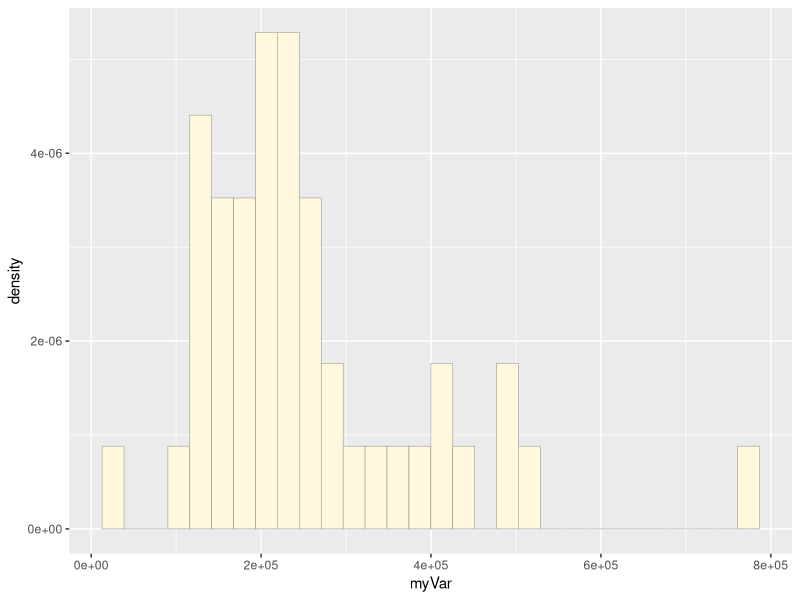
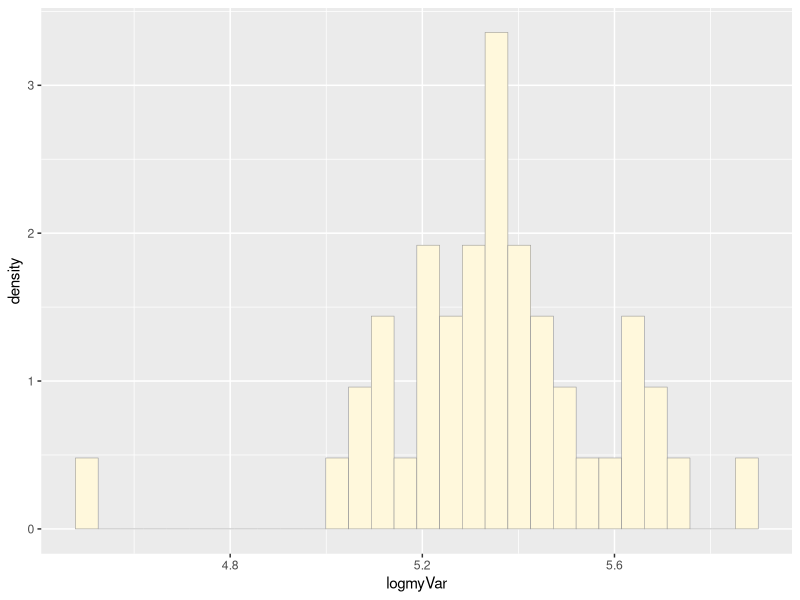
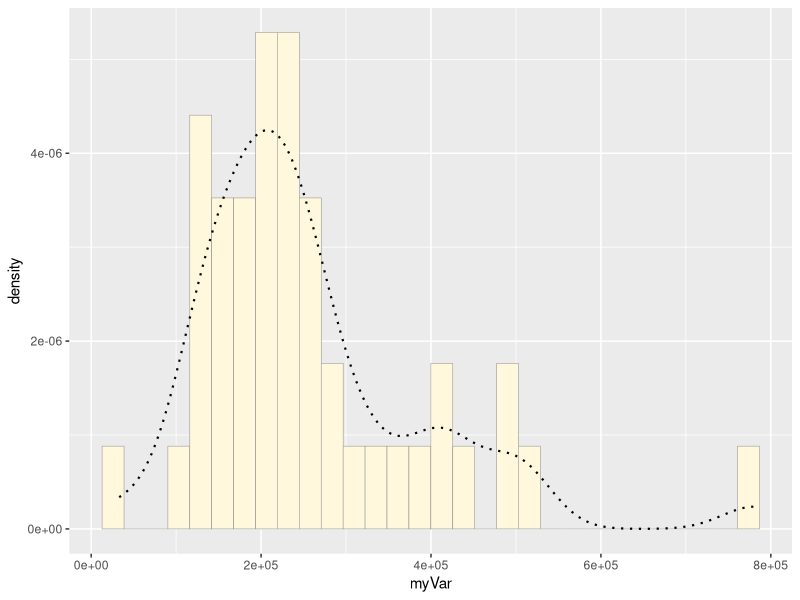
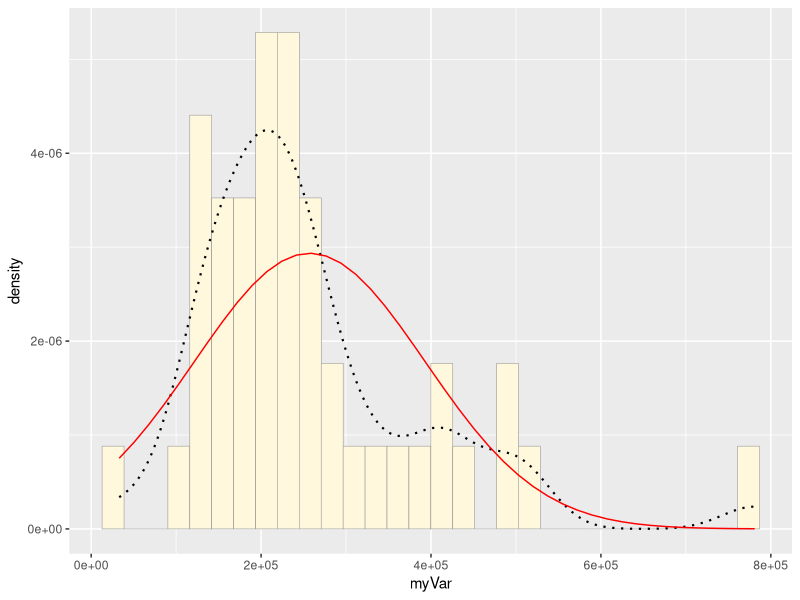
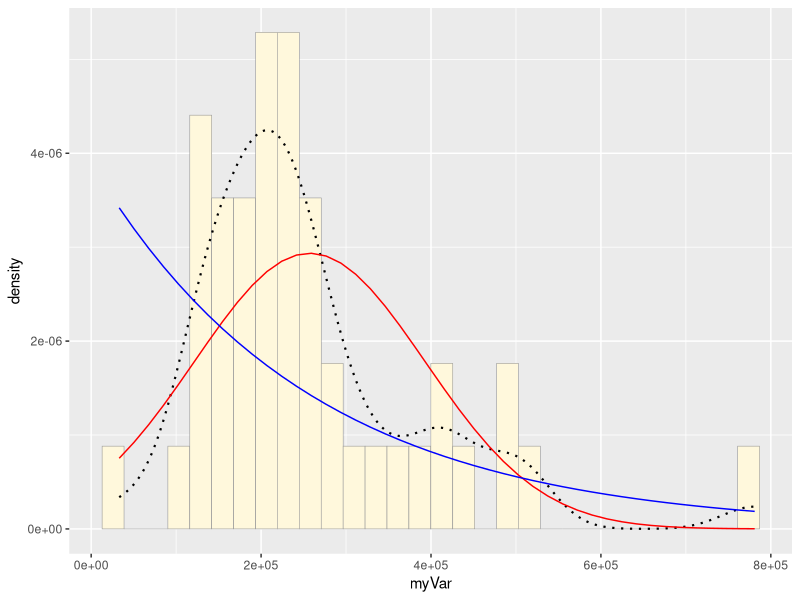
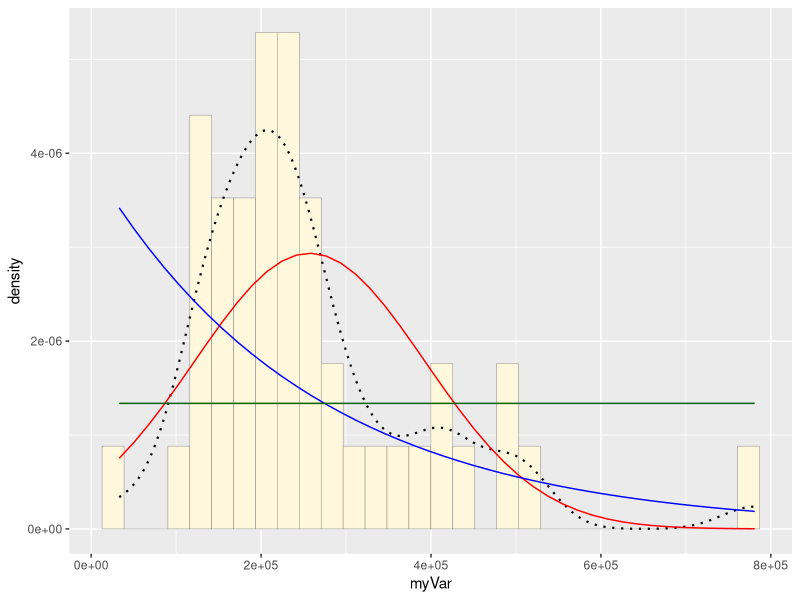
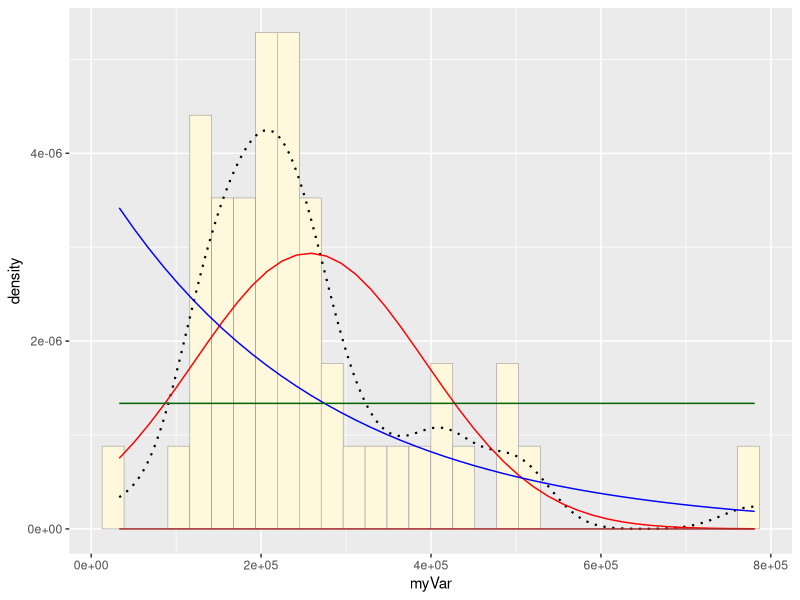
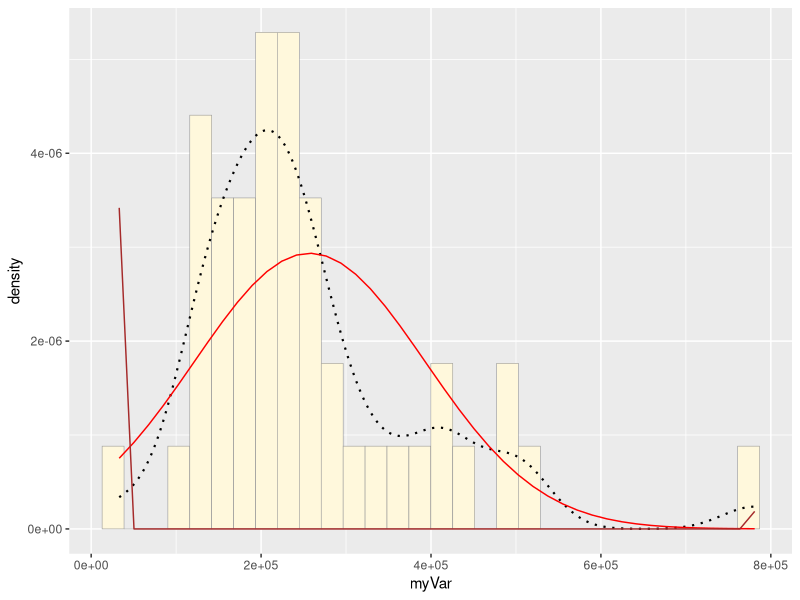

Reproduce these figures in R, in order. (Note: this script raises an error after producing the figures.)
getwd()
setwd("C:/Users/jbarlow/Documents/Computational Biology/Bio381_2018")

library(ggplot2)
library(ggthemes)
library(MASS)

z <- read.table("sa_sts.txt",header = TRUE, stringsAsFactors=FALSE)

class(z$BTM_SCC)
class(z$myVar)

z$myVar <- as.numeric(z$BTM_SCC)
z$logmyVar <- log10(z$BTM_SCC)


head(z)

summary(z$myVar)
summary(z$logmyVar)

p1 <- ggplot(data=z, aes(x=myVar, y=..density..)) +
  geom_histogram(color="grey60",fill="cornsilk",size=0.2) 
print(p1)

# on log transformed data
p2 <- ggplot(data=z, aes(x=logmyVar, y=..density..)) +
  geom_histogram(color="grey60",fill="cornsilk",size=0.2) 
print(p2)

p1 <-  p1 +  geom_density(linetype="dotted",size=0.75)
print(p1)

normPars <- fitdistr(z$myVar,"normal")
print(normPars)

str(normPars)
normPars$estimate["mean"] # note structure of getting a named attribute

#overlay normal
meanML <- normPars$estimate["mean"]
sdML <- normPars$estimate["sd"]

xval <- seq(min(z$myVar),max(z$myVar),len=length(z$myVar))
print(xval)

stat <- stat_function(aes(x = xval, y = ..y..), fun = dnorm, colour="red", n = length(z$myVar), args = list(mean = meanML, sd = sdML))
p1 + stat

# overlay exponential
expoPars <- fitdistr(z$myVar,"exponential")
rateML <- expoPars$estimate["rate"]

stat2 <- stat_function(aes(x = xval, y = ..y..), fun = dexp, colour="blue", n = length(z$myVar), args = list(rate=rateML))
p1 + stat + stat2

# overlay uniform
stat3 <- stat_function(aes(x = xval, y = ..y..), fun = dunif, colour="darkgreen", n = length(z$myVar), args = list(min=min(z$myVar), max=max(z$myVar)))
p1 + stat + stat2 + stat3

# overlay gamma

z2 <- z[z$myVar>0,]
gammaPars <- fitdistr(z$myVar/10, "gamma", start=list(shape = 1, rate = 0.1), lower = 0.01)
shapeML <- gammaPars$estimate["shape"]
rateML <- gammaPars$estimate["rate"]

stat4 <- stat_function(aes(x = xval, y = ..y..), fun = dgamma, colour="brown", n = length(z$myVar), args = list(shape=shapeML, rate=rateML))
p1 + stat + stat2 + stat3 + stat4

#overlay genometric - does not work well

geoPars <- fitdistr(z$myVar,"geometric")
geoprob<-geoPars$estimate["prob"]
print(geoPars)
print(geoprob)

stat5 <- stat_function(aes(x = xval, y = ..y..), fun = dgeom, colour="brown", n = length(z$myVar), args = list(prob=geoprob))
p1 + stat + stat5

# repeat on log transformed data
p2 <- ggplot(data=z, aes(x=logmyVar, y=..density..)) +
  geom_histogram(color="grey60",fill="cornsilk",size=0.2) 
print(p2)


simName <- as.data.frame(rgamma(n= 44, shape= 4.2, rate= 0.11))
names(simName)<- "myVar"
p2 <- ggplot2(data=simName, aes(x=myVar, y=..density..)) + geom_histogram(color="grey60", fill="cornsilk", size=0.2)
p2 +stat4
